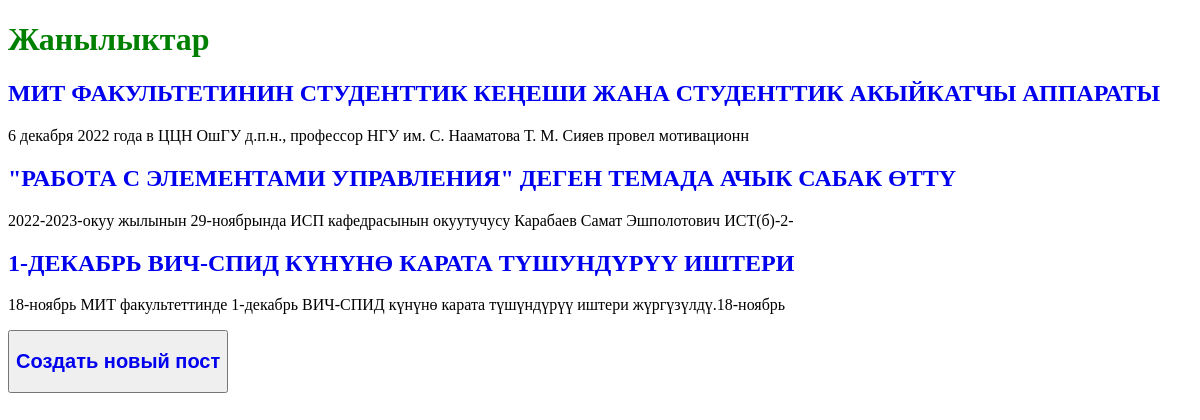
/, run on an earlier commit of the app's database.
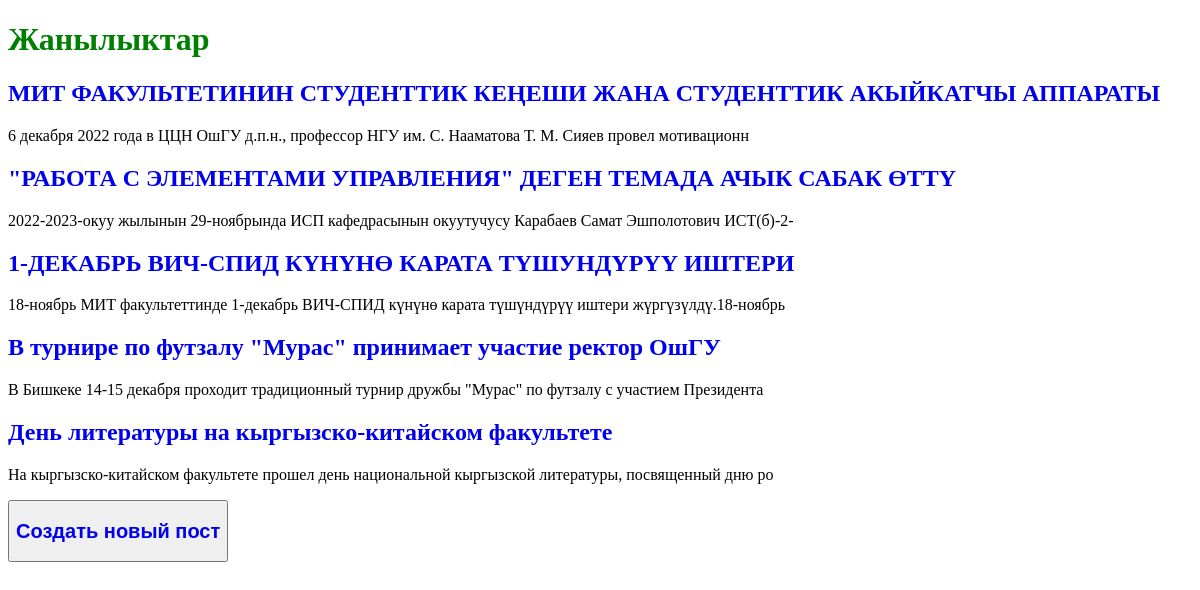
And on a later commit of the database.
### blog/models.py (models this page shows, shortened)
class Post(models.Model):
    title = models.CharField(max_length=200)
    author = models.ForeignKey(
        'auth.User',
        on_delete=models.CASCADE
    )
    body = models.TextField()

### blog/views.py (the view)
# urls.py: path('', BlogListView.as_view(), name='home'),
class BlogListView(ListView):
    model = Post
    template_name = 'home.html'

### templates/home.html
{% extends 'base.html' %}
{% block content %}
    {% for post in object_list %}
        <div class="post-entry">
            <h2><a href="{% url 'post_detail' post.pk %}">{{ post.title }}</a></h2>
            <p>{{ post.body | slice:":100" }}</p>
        </div>
    {% endfor %}
{% endblock content %}

### templates/base.html (shortened to what this page needs)
{% load static %}
<!DOCTYPE html>
<html lang="en">
<head>
    <link rel="stylesheet" href="{% static 'css/base.css' %}">
</head>
<body>
<header>
  <h1><a href="{% url 'home' %}">Жанылыктар</a></h1>
</header>
<div>
  {% block content %}
  {% endblock content %}
</div>
<footer>
  <button><h2><a href="{% url 'post_new' %}">Создать новый пост</a></h2></button>
</footer>
</body>
</html>

### static/css/base.css (style rules this page uses)
header h1 a { color: green; }
a { text-decoration: none; }

What changed in the data, as far as the page shows it:
added Post: title "В турнире по футзалу \"Мурас\" принимает участие ректор ОшГУ", body "В Бишкеке 14-15 декабря проходит традиционный турнир дружбы \"Мурас\" по футзалу с участием Президента"
added Post: title "День литературы на кыргызско-китайском факультете", body "На кыргызско-китайском факультете прошел день национальной кыргызской литературы, посвященный дню ро"
